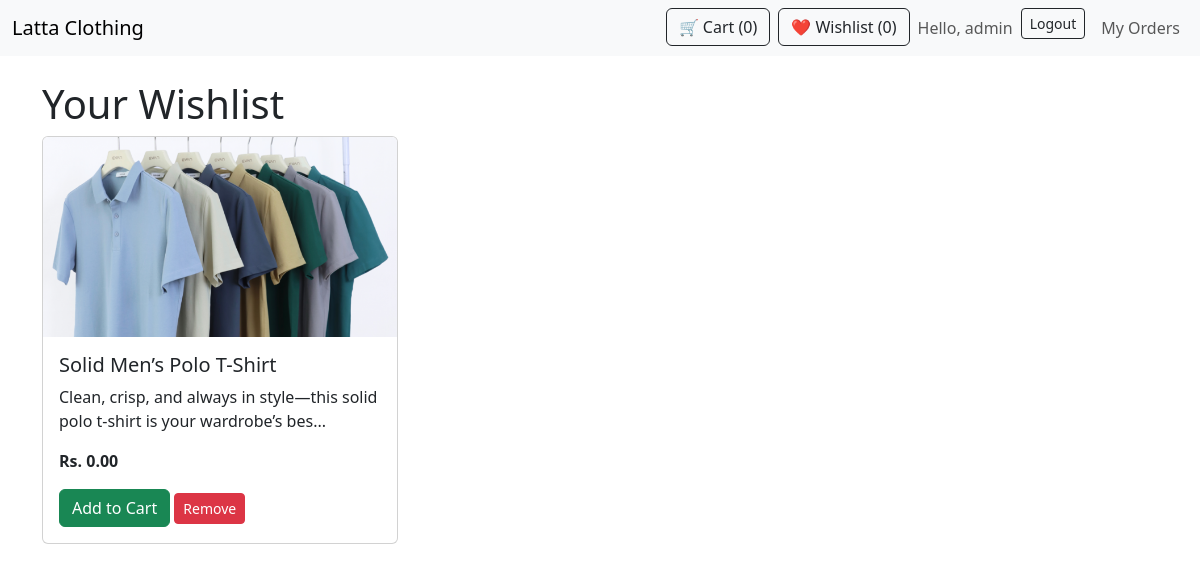
Screenshot of /wishlist/ (signed in) with the database file from the repository.
### store/models.py (models this page shows, shortened)
class WishlistItem(models.Model):
    user = models.ForeignKey(User, on_delete=models.CASCADE)
    product = models.ForeignKey(Product, on_delete=models.CASCADE)
    added_at = models.DateTimeField(auto_now_add=True)
    class Meta:
        unique_together = ('user', 'product')
        ordering = ['-added_at']

class Product(models.Model):
    name = models.CharField(max_length=200)
    description = models.TextField(blank=True)
    base_price = models.DecimalField(
        max_digits=10,
        decimal_places=2,
        help_text="Base price without variations"
    )
    image = models.ImageField(upload_to='product_images/')
    is_available = models.BooleanField(default=True)
    created_at = models.DateTimeField(auto_now_add=True)
    attributes = models.ManyToManyField(
        ProductAttribute,
        blank=True,
        help_text="Attributes available for this product"
    )
    class Meta:
        ordering = ['-created_at']
    @property
    def price(self):
        if hasattr(self, 'variants') and self.variants.filter(is_active=True).exists():
            return min(v.get_final_price() for v in self.variants.filter(is_active=True))
        return self.base_price

### store/views.py (the view)
# urls.py: path('wishlist/', views.wishlist_view, name='wishlist'),
def wishlist_view(request):
    if not request.user.is_authenticated:
        messages.info(request, "Please log in to view your wishlist.")
        return redirect('login')
    items = WishlistItem.objects.filter(user=request.user).select_related('product')
    return render(request, 'store/wishlist.html', {'wishlist_items': items})

### store/templates/store/wishlist.html (shortened to what this page needs)
{% extends 'store/base.html' %}  {% block content %}
<h1>Your Wishlist</h1>
{% if wishlist_items %}
<div class="row">
  {% for item in wishlist_items %}
  <div class="col-md-4 mb-4">
    <div class="card">
      <img
        src="{{ item.product.image.url }}"
        class="card-img-top"
        height="200"
        style="object-fit: cover"
      />
      <div class="card-body">
        <h5 class="card-title">{{ item.product.name }}</h5>
        <p class="card-text">{{ item.product.description|slice:":80" }}...</p>
        <p class="fw-bold">Rs. {{ item.product.price }}</p>
        <button
          class="btn btn-success add-to-cart-from-wishlist-btn"
          data-id="{{ item.product.id }}"
        >
          Add to Cart
        </button>
        <button
          class="btn btn-danger btn-sm remove-wishlist-btn"
          data-id="{{ item.product.id }}"
        >
          Remove
        </button>
      </div>
    </div>
  </div>
  {% endfor %}
</div>
{% else %}
<p>Your wishlist is empty.</p>
{% endif %} {% endblock %}

### store/templates/store/navbar.html (shortened to what this page needs)
<nav class="navbar navbar-expand-lg navbar-light bg-light">
  <div class="container-fluid">
    <a class="navbar-brand" href="{% url 'home' %}">Latta Clothing</a>
    <ul class="navbar-nav ms-auto">
      <li class="nav-item me-2">
        <a href="{% url 'view_cart' %}" class="btn btn-outline-dark">
          🛒 Cart (<span id="cart-count"
            >{{ request.session.cart|length|default:0 }}</span
          >)
        </a>
      </li>
      <li class="nav-item me-2">
        <a href="{% url 'wishlist' %}" class="btn btn-outline-dark">
          ❤️ Wishlist (<span id="wishlist-count"
            >{{ request.user.wishlistitem_set.count|length|default:0  }}</span
          >)
        </a>
      </li>
      {% if user.is_authenticated %}
      <li class="nav-item me-2 d-flex align-items-center">
        <span class="navbar-text">Hello, {{ user.username }}</span>
      </li>
      <li class="nav-item me-2">
        <form action="{% url 'logout' %}" method="post" style="display: inline">
          <button type="submit" class="btn btn-outline-dark btn-sm">
            Logout
          </button>
        </form>
      </li>
      {% endif %} {% if user.is_authenticated %}
      <li class="nav-item">
        <a class="nav-link" href="{% url 'my_orders' %}">My Orders</a>
      </li>
      {% endif %}
    </ul>
  </div>
</nav>

### rows the page displays
WishlistItem: product.image (picture), product.name "Solid Men’s Polo T-Shirt", product.description "Clean, crisp, and always in style—this solid polo t-shirt is your wardrobe’s bes", product.price "0.00"

### other values shown
{{ request.session.cart|length|default:0 }} "0"
{{ request.user.wishlistitem_set.count|length|default:0 }} "0"
{{ user.username }} "admin"
